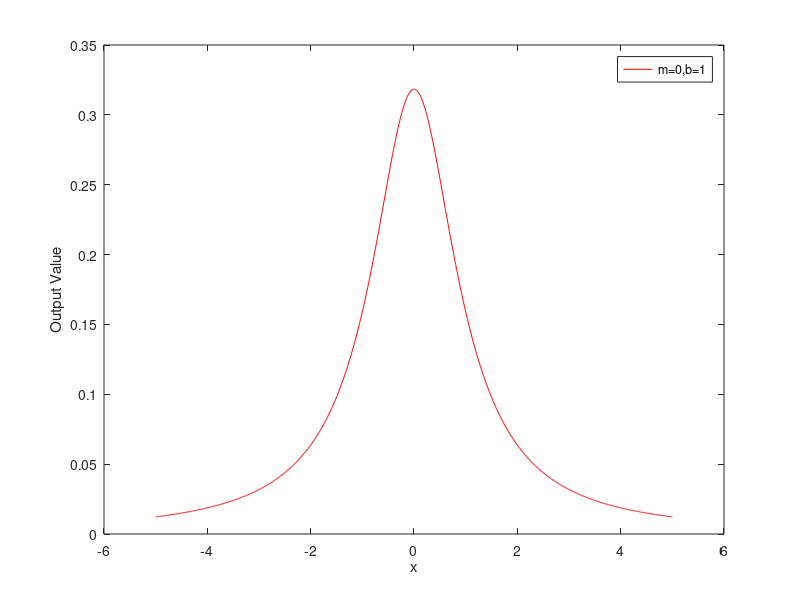
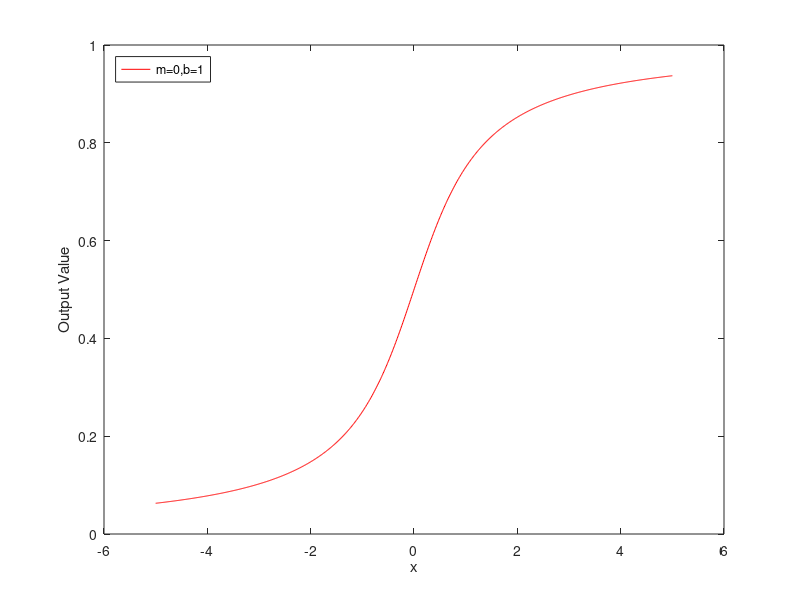

The MATLAB source for these figures, in order:
m=0;
g=1;
n = 1000;

x = linspace(-5,5,n);
y = (1/pi*g)*((g*g)./((g*g)+((x-m).*(x-m))));
z = atan((x-m)/g)/pi + 0.5;

fig1 = figure;
plot(x,y,'r','DisplayName','m=0,b=1');
xlabel('x');
ylabel('Output Value');
legend;
saveas(fig1,'cauchy_PDF.png')

fig2 = figure;
plot(x,z,'r','DisplayName','m=0,b=1');
xlabel('x');
ylabel('Output Value');
legend('Location','northwest');
saveas(fig2,'cauchy_CDF.png')